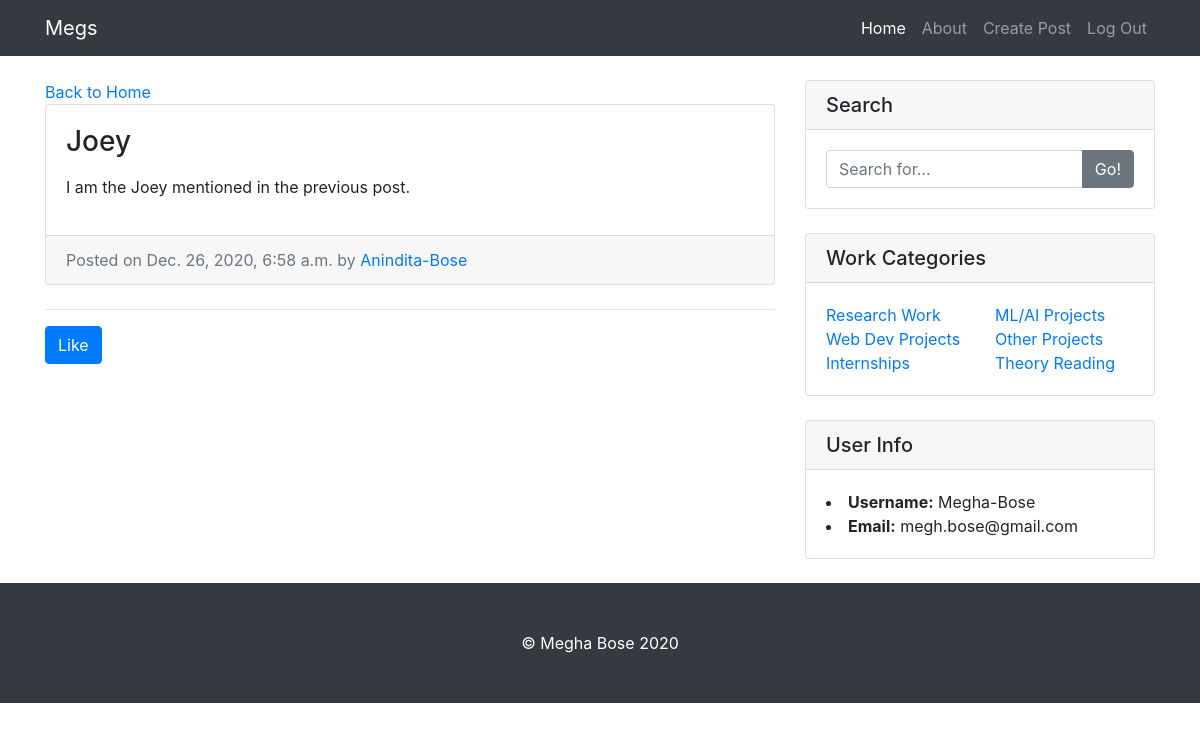
/entry/8/ (signed in), run on the app's committed database.
### entries/models.py (models this page shows, shortened)
class Entry(models.Model):
    entry_title = models.CharField(max_length=50)
    entry_text = models.TextField()
    entry_date = models.DateTimeField(auto_now_add=True)
    entry_author = models.ForeignKey(User, on_delete=models.CASCADE)
    class Meta:
        verbose_name_plural = "entries"

### entries/views.py (the view)
# urls.py: path('entry/<int:pk>/', EntryView.as_view(), name='entry-detail'),
class EntryView(LoginRequiredMixin, DetailView):
    model = Entry
    template_name = 'entries/entry_detail.html'

### entries/templates/entries/entry_detail.html (shortened to what this page needs)
{% extends "entries/base.html" %}
{% block content %}
<div class="col-md-8 mt-4">
    <a href="{% url 'blog-home' %}">Back to Home</a>
    <div class="card mb-4">
      <div class="card-body">
        <h3 class="card-title">{{ object.entry_title }}</h3>
        <p class="card-text">{{ object.entry_text|linebreaks }}</p>
      </div>
      <div class="card-footer text-muted">
        Posted on {{ object.entry_date }} by
        <a href="#">{{ object.entry_author }}</a>
      </div>
    </div>
    <hr>
    <form action="{% url 'like_entry' object.pk %}"
    method="POST">
      <button type="submit" class="btn btn-primary" name="entry_likes">Like</button>
    </form>
  </div>
  {% endblock %}

### entries/templates/entries/base.html (shortened to what this page needs)
{% load static %}
<!DOCTYPE html>
<html lang="en">
<head>
  <link href="{% static 'entries/vendor/bootstrap/css/bootstrap.min.css' %}" rel="stylesheet">
  <link href="{% static 'entries/css/blog-home.css' %}" rel="stylesheet">
</head>
<body>
  <nav class="navbar navbar-expand-lg navbar-dark bg-dark fixed-top">
    <div class="container">
      <a class="navbar-brand" href="#">Megs</a>
      <div class="collapse navbar-collapse" id="navbarResponsive">
        <ul class="navbar-nav ml-auto">
          <li class="nav-item active">
            <a class="nav-link" href="{% url 'blog-home' %}">Home
            </a>
          </li>
          <li class="nav-item">
            <a class="nav-link" href="#">About</a>
          </li>
          <li class="nav-item">
            <a class="nav-link" href="{% url 'create-entry' %}">Create Post</a>
          </li>
          <li class="nav-item">
            <a class="nav-link" href="{% url 'logout' %}">Log Out</a>
          </li>
        </ul>
      </div>
    </div>
  </nav>
  <div class="container">
    <div class="row">
      {% block content %} {% endblock %}
      <div class="col-md-4">
        <div class="card my-4">
          <h5 class="card-header">Search</h5>
          <div class="card-body">
            <div class="input-group">
              <input type="text" class="form-control" placeholder="Search for...">
              <span class="input-group-append">
                <button class="btn btn-secondary" type="button">Go!</button>
              </span>
            </div>
          </div>
        </div>
        <div class="card my-4">
          <h5 class="card-header">Work Categories</h5>
          <div class="card-body">
            <div class="row">
              <div class="col-lg-6">
                <ul class="list-unstyled mb-0">
                  <li>
                    <a href="#">Research Work</a>
                  </li>
                  <li>
                    <a href="#">Web Dev Projects</a>
                  </li>
                  <li>
                    <a href="#">Internships</a>
                  </li>
                </ul>
              </div>
              <div class="col-lg-6">
                <ul class="list-unstyled mb-0">
                  <li>
                    <a href="#">ML/AI Projects</a>
                  </li>
                  <li>
                    <a href="#">Other Projects</a>
                  </li>
                  <li>
                    <a href="#">Theory Reading</a>
                  </li>
                </ul>
              </div>
            </div>
          </div>
        </div>
        <div class="card my-4">
          <h5 class="card-header">User Info</h5>
          <div class="card-body">
            <li>
                <b>Username:</b> {{ user.username }}
            </li>
            <li>
              <b>Email:</b> {{ user.email }}
            </li>
          </div>
        </div>
      </div>
    </div>
  </div>
  <footer class="py-5 bg-dark">
    <div class="container">
      <p class="m-0 text-center text-white">&copy; Megha Bose <script>document.write(new Date().getFullYear())</script></p>
    </div>
  </footer>
</body>
</html>

### entries/static/entries/css/blog-home.css (style rules this page uses)
body { padding-top: 56px; }

### data on the page
Entry: entry_title "Joey", entry_text "I am the Joey mentioned in the previous post.", entry_date "Dec. 26, 2020, 6:58 a.m.", entry_author "Anindita-Bose"

### other printed values
{{ user.username }} "Megha-Bose"
{{ user.email }} "megh.bose@gmail.com"
